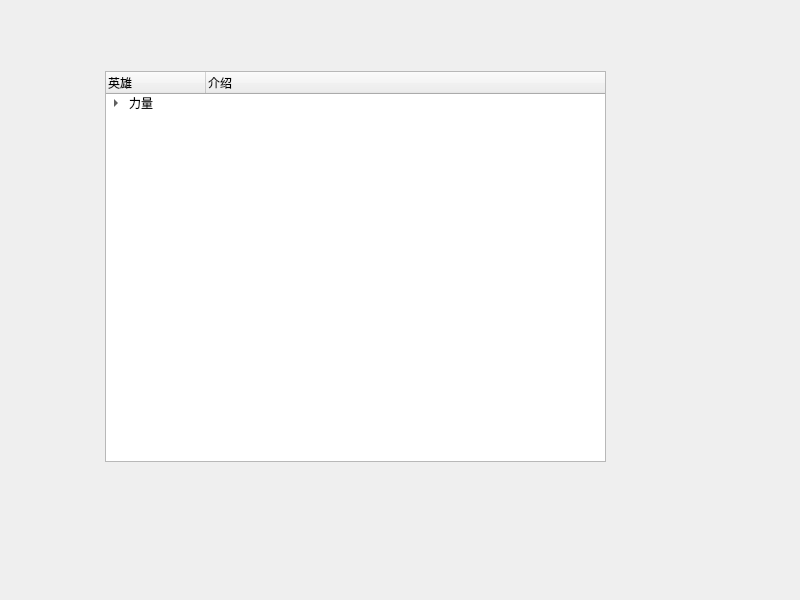
<?xml version="1.0" encoding="UTF-8"?>
<ui version="4.0">
 <class>Widget</class>
 <widget class="QWidget" name="Widget">
  <property name="geometry">
   <rect>
    <x>0</x>
    <y>0</y>
    <width>800</width>
    <height>600</height>
   </rect>
  </property>
  <property name="windowTitle">
   <string>Widget</string>
  </property>
  <widget class="QTreeWidget" name="treeWidget">
   <property name="geometry">
    <rect>
     <x>105</x>
     <y>71</y>
     <width>501</width>
     <height>391</height>
    </rect>
   </property>
   <column>
    <property name="text">
     <string>英雄</string>
    </property>
   </column>
   <column>
    <property name="text">
     <string>介绍</string>
    </property>
   </column>
   <item>
    <property name="text">
     <string>力量</string>
    </property>
    <item>
     <property name="text">
      <string>顶顶顶顶顶顶顶顶顶顶顶顶</string>
     </property>
    </item>
   </item>
  </widget>
 </widget>
 <resources/>
 <connections/>
</ui>
